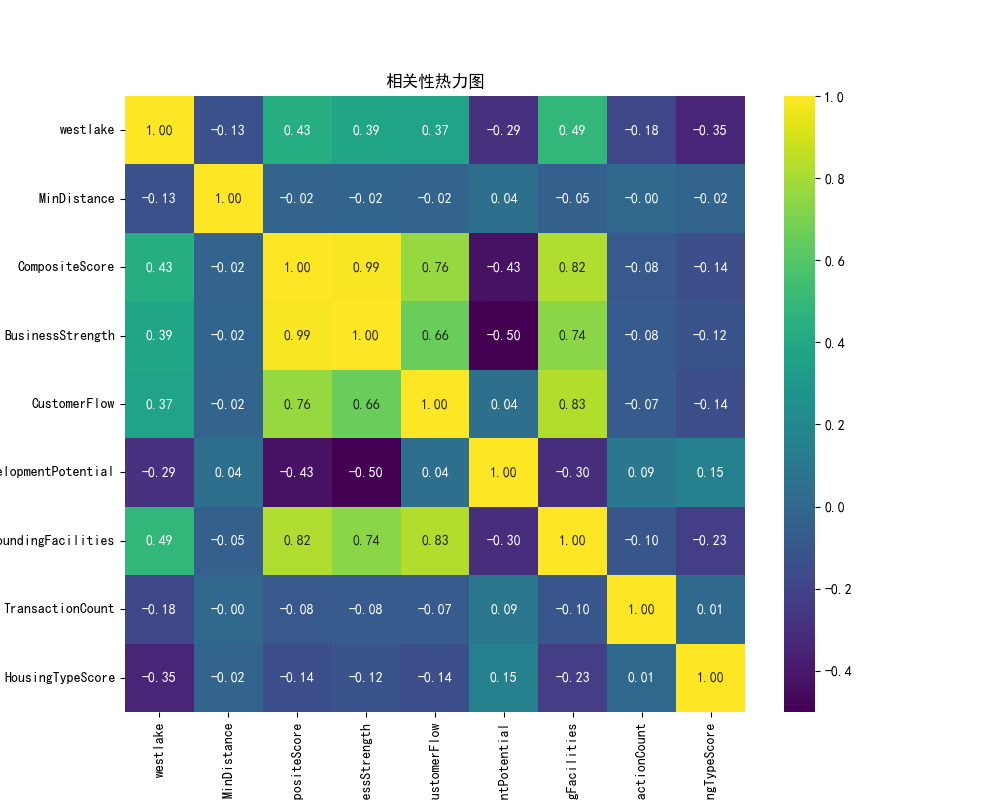

Recreate this plot in Python.
import pandas as pd
import matplotlib.pyplot as plt
import seaborn as sns

communities_df = pd.read_csv('../data/statsv5.csv')

plt.rcParams['font.sans-serif'] = ['SimHei']
plt.rcParams['axes.unicode_minus'] = False
corr_matrix = communities_df[["westlake", 'MinDistance', 'CompositeScore', 'BusinessStrength', 'CustomerFlow', 'DevelopmentPotential', 'SurroundingFacilities', 'TransactionCount', 'HousingTypeScore']].corr()
plt.figure(figsize=(10, 8))  # 设置图形的大小
sns.heatmap(corr_matrix, annot=True, cmap='viridis', fmt='.2f')
plt.title('相关性热力图')
plt.savefig('cor')